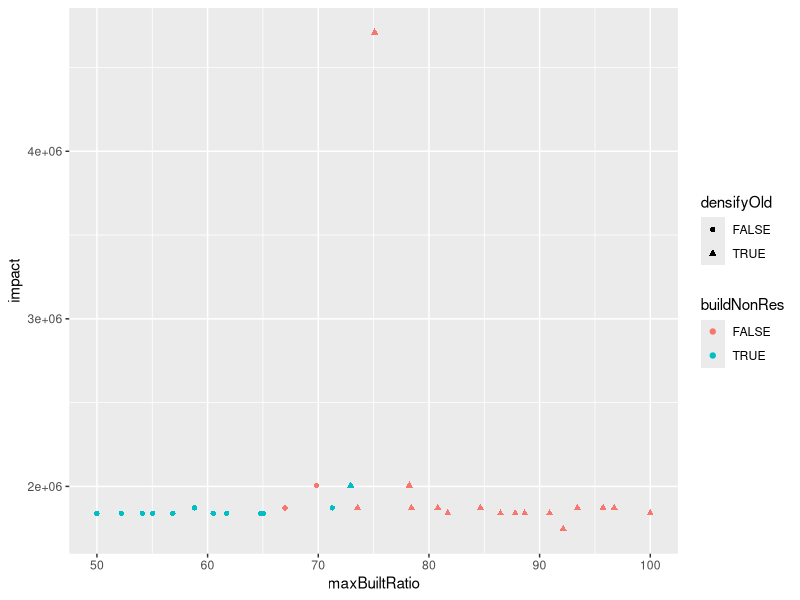

Generate this figure with R: (Note: this script raises an error after producing the figure.)
library(ggplot2)
library(dplyr)

setwd("~/encadrement/repoJulienERC/erc/traitements_Stats/")

df2 <-  read.csv("ProfilMBRsurtauxTendanciel.csv")

df <-  read.csv("population862.csv")


names(df)


## si les booleens sont encore des doubles, on peut éxécuter les lignes ci dessous pour 
df$pluPriority <-  df$pluPriority > 0.5
df$buildNonRes <-  df$buildNonRes > 0.5
df$densifyGround <-  df$densifyGround > 0.5
df$densifyOld <-  df$densifyOld > 0.5
df$maximumDensity <-  df$maximumDensity > 0.5




pp <-  ggplot(df, aes(maxBuiltRatio, impact))+
  geom_point(aes(color=buildNonRes, shape=densifyOld))
  
pp


df3 <- read.csv("ProfilWinSizesurTauxTendanciel.csv")


pp <-  ggplot(df3, aes(round(winSize), impact))+
  geom_point(aes(color=buildNonRes, shape=densifyOld))+
  geom_point(data=df2,aes(color=buildNonRes, shape=densifyOld), size= 4 ) 
  geom_line(color="lightgray")+
  stat_smooth()
pp

